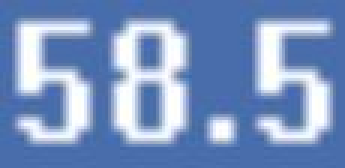
#> input picture Character Reading/pic.JPG, 115 x 56 px, found by its file name (shown 3 times larger)
$ python test.py   (older library calls are emulated)
#> lines starting #> are read from the running program, lines starting #| are printed output that depends on the picture
### Character Reading/resize.py
import PIL.Image
import PIL
class Resize:
    def rsize(self,image):
        try:
            im = PIL.Image.open(image)
        except:
            im =image
#> im is the input picture: PIL image 115x56 RGB; mean R, G, B 122.7, 148.6, 193.1
        x,y=im.size
#> x = 115; y = 56
        while x<300 or y<300:
            x*=1.15
            y*=1.15
#> after the loop, x = 707.6; y = 344.6
        im=im.resize((int(x),int(y)), PIL.Image.ANTIALIAS)
#> im: PIL image 707x344 RGB
        return im #returning resized image object

### Character Reading/test.py
from PIL import Image , ImageOps , ImageFilter , ImageEnhance
from resize import Resize
import pytesseract
from resize import Resize
pytesseract.pytesseract.tesseract_cmd = 'C:/Program Files (x86)/Tesseract-OCR/tesseract'
import csv
############################################################
#Image Resizing Section
print('Reszing Image Please Wait........')
Resize().rsize(Image.open('pic.jpg')).save('pic1.jpg')
image = Image.open('pic1.jpg').convert("L")
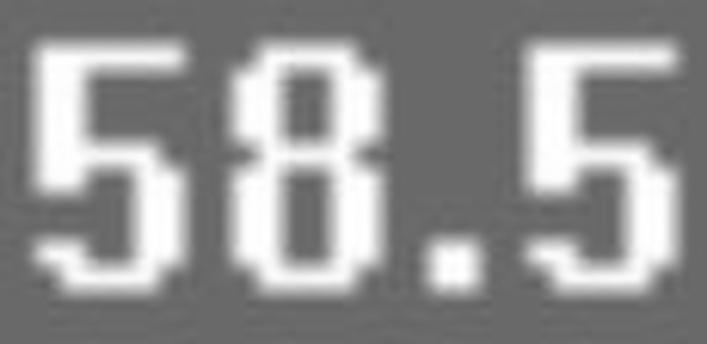
#> image: PIL image 707x344 L; min 96, max 255, mean 145.9
for i in range(5):
    image=image.filter(ImageFilter.SMOOTH_MORE)
############################################################
"""print (pytesseract.image_to_string(Image.open('pic.jpg')))
inverted_image = ImageOps.invert(image)
inverted_image.save('pic_bw.png')
print (pytesseract.image_to_string(Image.open('pic_bw.PNG')))
############################################################
im=Image.open('pic1.jpg')
im=im.filter(ImageFilter.SHARPEN)
im.save('pic_sharpen.jpg')
print('Picture with Sharpening Filter')
print (pytesseract.image_to_string(Image.open('pic_sharpen.jpg')))
############################################################
im=Image.open('pic_bw.png')
im=im.filter(ImageFilter.SHARPEN)
im.save('pic_sharpen_bw.jpg')
print('Picture with Sharpening and Black and white filter')
print (pytesseract.image_to_string(Image.open('pic_sharpen_bw.jpg')))"""
##############################################################
print("\n====================OUTPUT====================\n")
contrast=ImageEnhance.Contrast(image)
for i in range(10):
    contrast.enhance(4).save('pic_contrast.png')
#> this loop made 10 passes
#> pass 1, `contrast.enhance(4).save('pic_contrast.png')`:
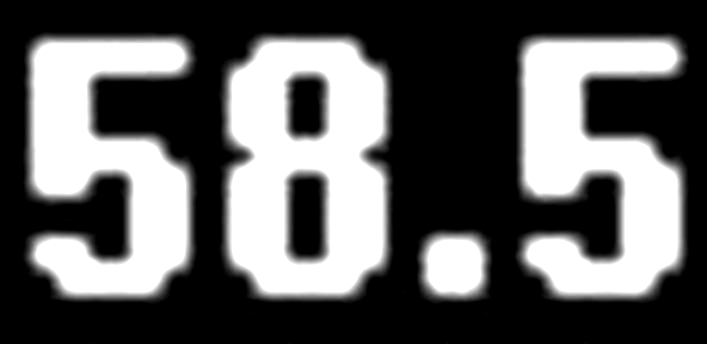
#> saved as pic_contrast.png: PIL image 707x344 L; min 0, max 255, mean 95.1
print('Stage 1:')
try:
#> (the run stopped early here; a loop or call above may not have finished)

$ run again, with Character Reading/table.PNG saved as Character Reading/pic.JPG
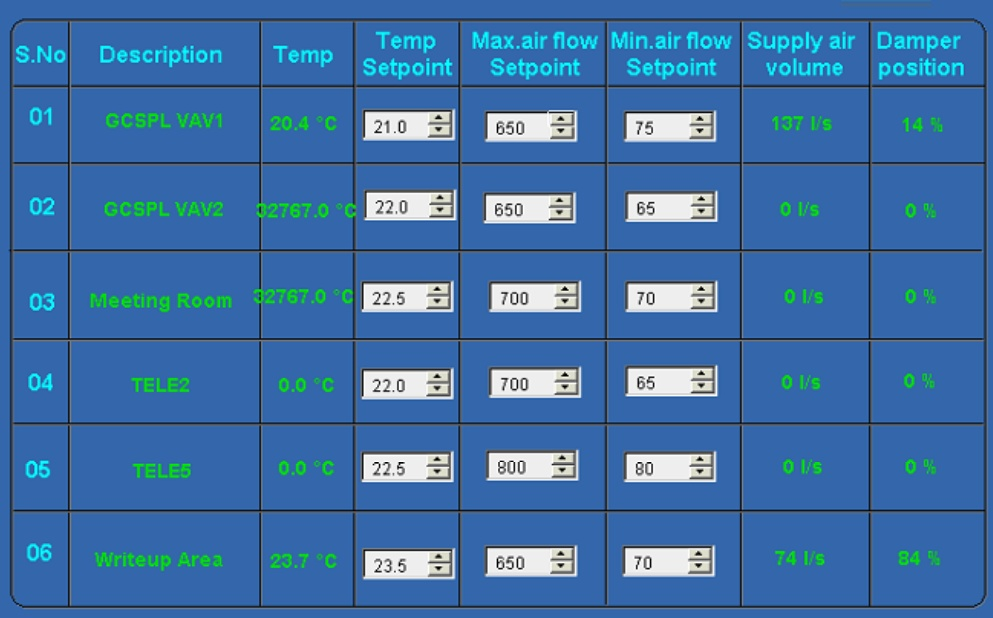
#> input picture Character Reading/table.PNG, 993 x 618 px, found by its file name
#> in rsize, im is the input picture: PIL image 993x618 RGB; mean R, G, B 62.9, 111.4, 165.2
#> `image = Image.open('pic1.jpg').convert("L")`:
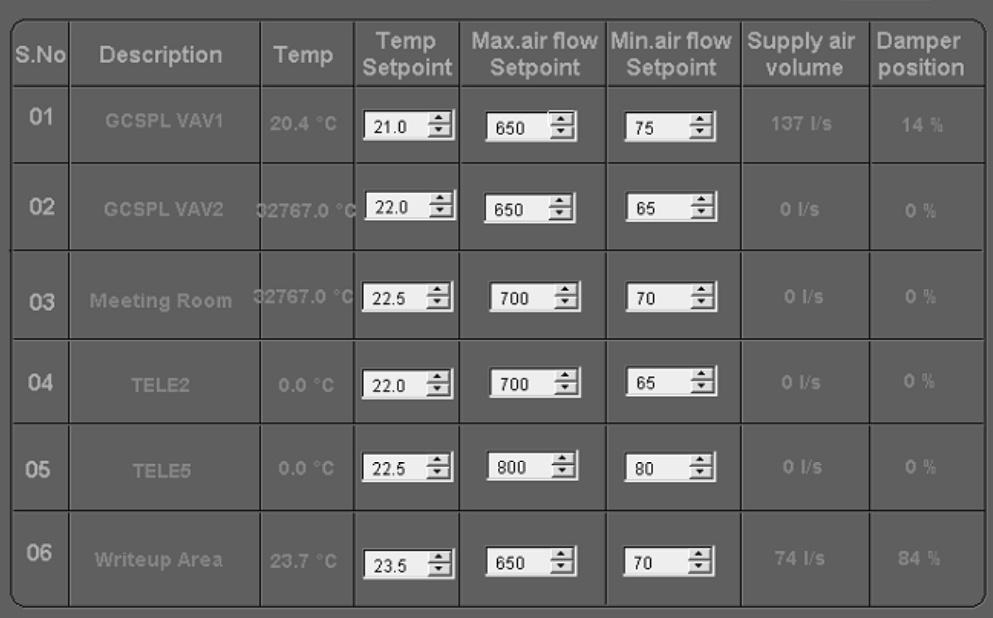
#> image: PIL image 993x618 L; min 0, max 255, mean 103.1
#> the loop `for i in range(10):` made 10 passes
#> pass 1, `contrast.enhance(4).save('pic_contrast.png')`:
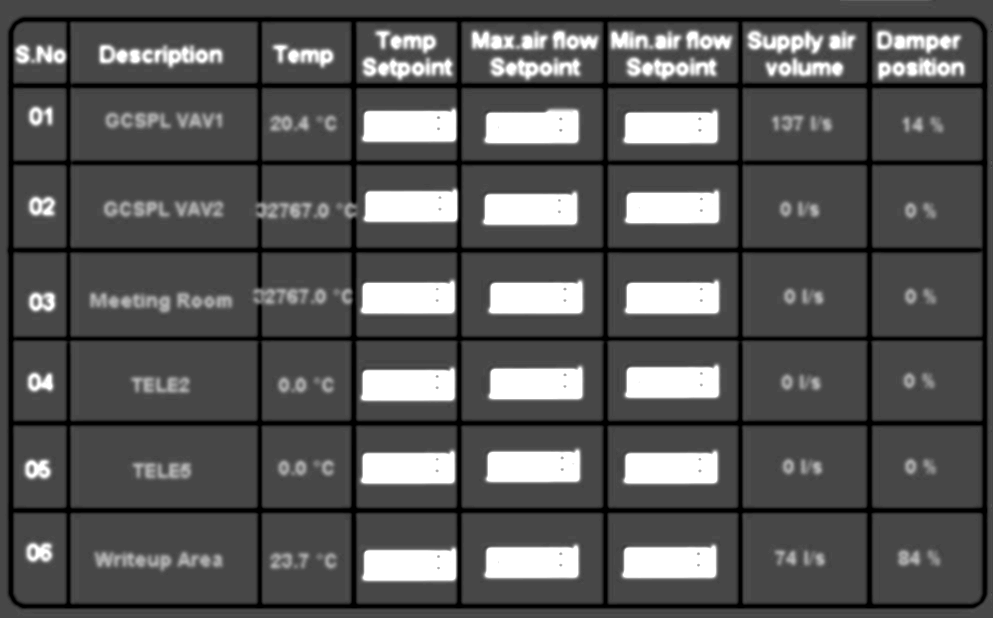
#> saved as pic_contrast.png: PIL image 993x618 L; min 0, max 255, mean 85.9
